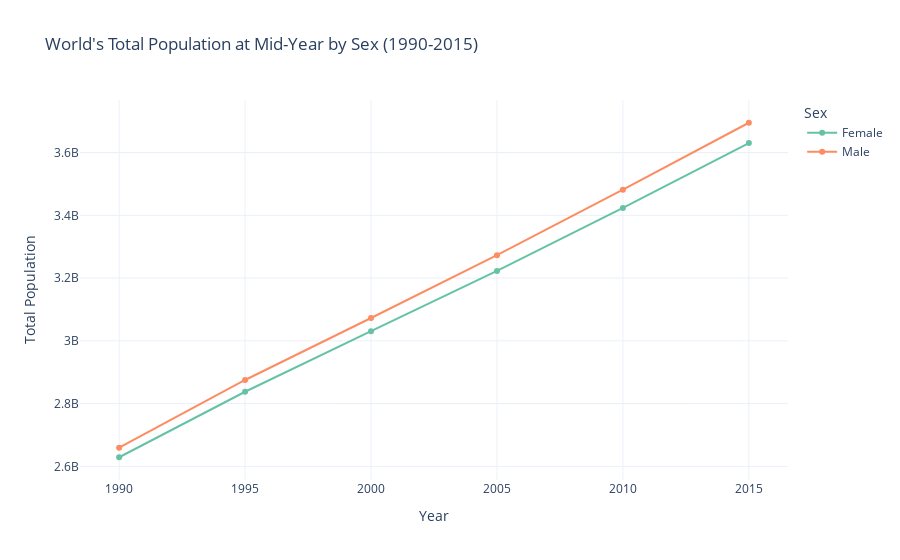

Notebook code for this chart:
### Code cell
#Line graph of total population by sex from 1990 to 2015

PopulationMFSum= table2_clean.groupby(["Year", "Sex"]).sum("Total Population").reset_index()
PopulationMFSum = PopulationMFSum[PopulationMFSum["Sex"] != "Both Sexes"]

fig4 = px.line(PopulationMFSum, x = "Year", y = "Total Population", color = "Sex",
              title = "World's Total Population at Mid-Year by Sex (1990-2015)", 
              markers = True, color_discrete_sequence=px.colors.qualitative.Set2)
fig4.show()

### Figure 1 — Plotly figure (JSON) as saved in the notebook; plotly's stock layout.template omitted (floating-point values rounded to 4 significant figures)
{"data": [{"hovertemplate": "Sex=Female<br>Year=%{x}<br>Total Population=%{y}<extra></extra>", "legendgroup": "Female", "line": {"color": "rgb(102,194,165)", "dash": "solid"}, "marker": {"symbol": "circle"}, "mode": "markers+lines", "name": "Female", "orientation": "v", "showlegend": true, "type": "scatter", "x": ["1990", "1995", "2000", "2005", "2010", "2015"], "xaxis": "x", "y": [2629094145, 2837778221, 3030875355, 3222884530, 3423718864, 3630057804], "yaxis": "y"}, {"hovertemplate": "Sex=Male<br>Year=%{x}<br>Total Population=%{y}<extra></extra>", "legendgroup": "Male", "line": {"color": "rgb(252,141,98)", "dash": "solid"}, "marker": {"symbol": "circle"}, "mode": "markers+lines", "name": "Male", "orientation": "v", "showlegend": true, "type": "scatter", "x": ["1990", "1995", "2000", "2005", "2010", "2015"], "xaxis": "x", "y": [2659495771, 2875281543, 3072856040, 3273039953, 3481770433, 3694977509], "yaxis": "y"}], "layout": {"legend": {"title": {"text": "Sex"}, "tracegroupgap": 0}, "title": {"text": "World's Total Population at Mid-Year by Sex (1990-2015)"}, "xaxis": {"anchor": "y", "domain": [0, 1], "title": {"text": "Year"}}, "yaxis": {"anchor": "x", "domain": [0, 1], "title": {"text": "Total Population"}}}}
